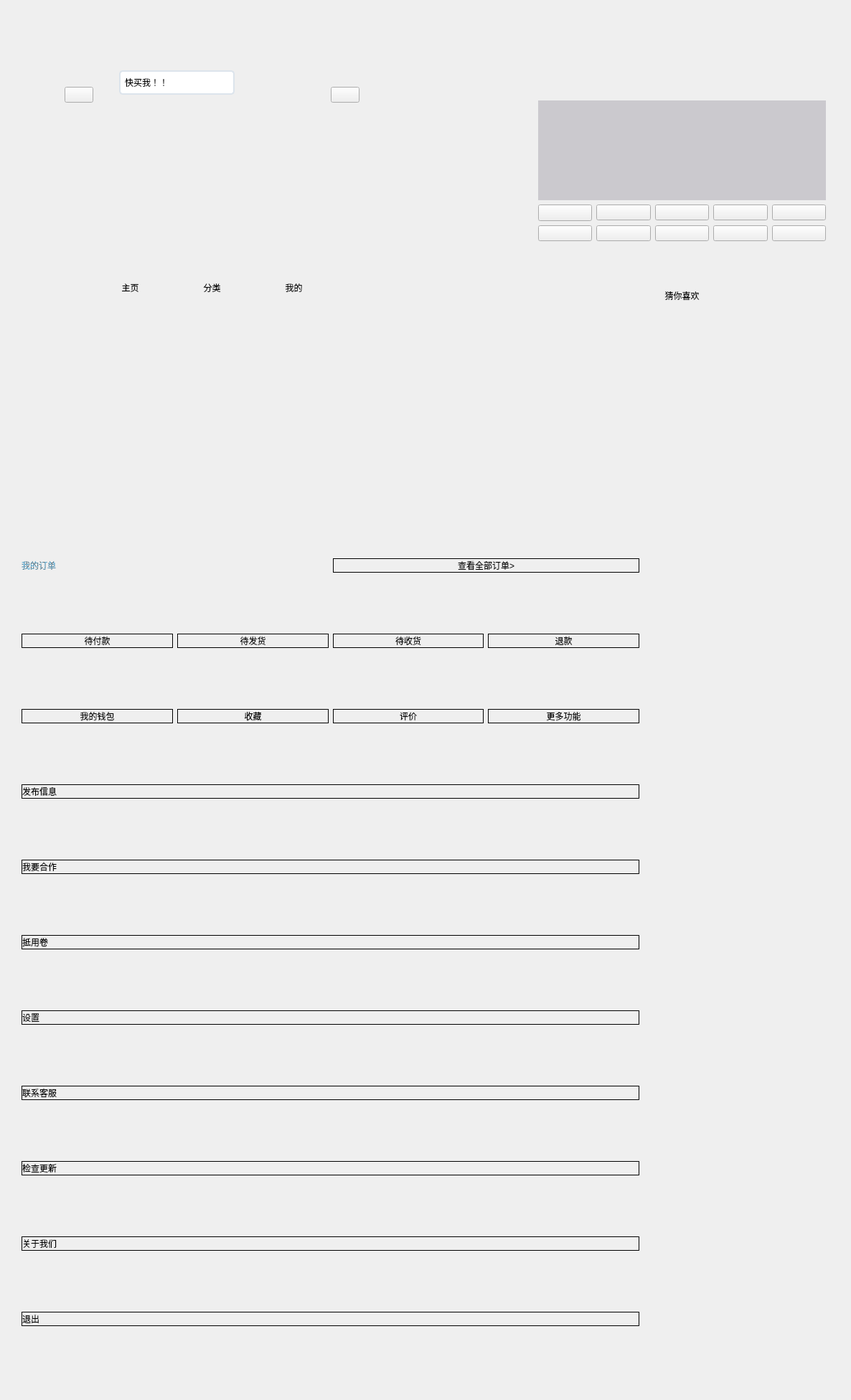
<?xml version="1.0" encoding="UTF-8"?>
<ui version="4.0">
 <class>Interface</class>
 <widget class="QWidget" name="Interface">
  <property name="geometry">
   <rect>
    <x>0</x>
    <y>0</y>
    <width>1186</width>
    <height>1951</height>
   </rect>
  </property>
  <property name="windowTitle">
   <string>Form</string>
  </property>
  <property name="styleSheet">
   <string notr="true">
QScrollBar:vertical {
      border: none;
 	  background-color: rgba(255, 255, 255);
      width: 4px;
      margin: 0px 0 0px 0;
  }
  QScrollBar::handle:vertical {
	 border: none;
     border-radius:2px;
      background: rgba(154, 154, 154, 150);
      min-height: 15px;
  }
QScrollBar::sub-line:vertical {
      border: none;
      height: 0px;
      subcontrol-position: top;
      subcontrol-origin: margin;
  }
QScrollBar::add-line:vertical {
      border: none;
      height: 0px;
      subcontrol-position: bottom;
      subcontrol-origin: margin;
  }
  QScrollBar::up-arrow:vertical, QScrollBar::down-arrow:vertical {
	border:none;
      width: 0px;
      height: 0px;
  }
  QScrollBar::add-page:vertical, QScrollBar::sub-page:vertical {
      background: none;
  }

</string>
  </property>
  <widget class="QWidget" name="verticalLayoutWidget">
   <property name="geometry">
    <rect>
     <x>90</x>
     <y>50</y>
     <width>411</width>
     <height>361</height>
    </rect>
   </property>
   <layout class="QVBoxLayout" name="verticalLayout">
    <item>
     <layout class="QHBoxLayout" name="horizontalLayout_9">
      <item>
       <widget class="QPushButton" name="Logo">
        <property name="styleSheet">
         <string notr="true">border-image: url(:/ICON/picture/lianxiren.ico);</string>
        </property>
        <property name="text">
         <string/>
        </property>
       </widget>
      </item>
      <item>
       <widget class="QStackedWidget" name="ChangHeadStackWidget">
        <property name="currentIndex">
         <number>0</number>
        </property>
        <widget class="QWidget" name="SearchHead">
         <widget class="QWidget" name="horizontalLayoutWidget_4">
          <property name="geometry">
           <rect>
            <x>30</x>
            <y>0</y>
            <width>161</width>
            <height>131</height>
           </rect>
          </property>
          <layout class="QHBoxLayout" name="horizontalLayout_7">
           <item>
            <widget class="QPushButton" name="SearchBt">
             <property name="focusPolicy">
              <enum>Qt::NoFocus</enum>
             </property>
             <property name="styleSheet">
              <string notr="true">border-style:none;padding:6px;border-radius:5px;border:2px solid #DCE4EC;
text-align:left;
background-color: rgb(255, 255, 255);
</string>
             </property>
             <property name="text">
              <string>快买我！！</string>
             </property>
            </widget>
           </item>
          </layout>
         </widget>
        </widget>
        <widget class="QWidget" name="LabelStackWidget">
         <widget class="QWidget" name="verticalLayoutWidget_4">
          <property name="geometry">
           <rect>
            <x>20</x>
            <y>10</y>
            <width>160</width>
            <height>41</height>
           </rect>
          </property>
          <layout class="QVBoxLayout" name="verticalLayout_7">
           <item>
            <widget class="QLabel" name="label_4">
             <property name="styleSheet">
              <string notr="true">font: 75 14pt &quot;Segoe Print&quot;;</string>
             </property>
             <property name="text">
              <string>生活近距离</string>
             </property>
             <property name="alignment">
              <set>Qt::AlignCenter</set>
             </property>
            </widget>
           </item>
          </layout>
         </widget>
        </widget>
       </widget>
      </item>
      <item>
       <widget class="QPushButton" name="Other">
        <property name="styleSheet">
         <string notr="true">border-image: url(:/ICON/picture/xiaoxi.ico);</string>
        </property>
        <property name="text">
         <string/>
        </property>
       </widget>
      </item>
     </layout>
    </item>
    <item>
     <layout class="QVBoxLayout" name="verticalLayout_4">
      <item>
       <widget class="QStackedWidget" name="stackedWidget">
        <property name="styleSheet">
         <string notr="true"/>
        </property>
        <property name="currentIndex">
         <number>0</number>
        </property>
        <widget class="QWidget" name="page">
         <property name="styleSheet">
          <string notr="true"/>
         </property>
        </widget>
        <widget class="QWidget" name="page_2"/>
        <widget class="QWidget" name="page_3">
         <widget class="QWidget" name="horizontalLayoutWidget_3">
          <property name="geometry">
           <rect>
            <x>40</x>
            <y>20</y>
            <width>321</width>
            <height>391</height>
           </rect>
          </property>
          <layout class="QHBoxLayout" name="horizontalLayout_3">
           <item>
            <layout class="QVBoxLayout" name="verticalLayout_6">
             <item>
              <widget class="QPushButton" name="pushButton_9">
               <property name="text">
                <string>农业类</string>
               </property>
              </widget>
             </item>
             <item>
              <widget class="QPushButton" name="pushButton_14">
               <property name="text">
                <string>兼职</string>
               </property>
              </widget>
             </item>
             <item>
              <widget class="QPushButton" name="pushButton_8">
               <property name="text">
                <string>物品交换</string>
               </property>
              </widget>
             </item>
             <item>
              <widget class="QPushButton" name="pushButton_15">
               <property name="text">
                <string>服装</string>
               </property>
              </widget>
             </item>
            </layout>
           </item>
           <item>
            <widget class="QStackedWidget" name="stackedWidget_2">
             <property name="currentIndex">
              <number>0</number>
             </property>
             <widget class="QWidget" name="page_4">
              <widget class="QWidget" name="gridLayoutWidget_2">
               <property name="geometry">
                <rect>
                 <x>40</x>
                 <y>50</y>
                 <width>322</width>
                 <height>281</height>
                </rect>
               </property>
               <layout class="QGridLayout" name="gridLayout_2">
                <item row="1" column="0" colspan="2">
                 <layout class="QHBoxLayout" name="horizontalLayout_4">
                  <item>
                   <widget class="QPushButton" name="pushButton_16">
                    <property name="text">
                     <string>菠菜</string>
                    </property>
                   </widget>
                  </item>
                  <item>
                   <widget class="QPushButton" name="pushButton_17">
                    <property name="text">
                     <string>玉米</string>
                    </property>
                   </widget>
                  </item>
                  <item>
                   <widget class="QPushButton" name="pushButton_18">
                    <property name="text">
                     <string>红薯</string>
                    </property>
                   </widget>
                  </item>
                 </layout>
                </item>
                <item row="3" column="0" colspan="2">
                 <layout class="QGridLayout" name="gridLayout_3">
                  <item row="0" column="0">
                   <widget class="QPushButton" name="pushButton_19">
                    <property name="text">
                     <string>PushButton</string>
                    </property>
                   </widget>
                  </item>
                  <item row="0" column="1">
                   <widget class="QPushButton" name="pushButton_20">
                    <property name="text">
                     <string>PushButton</string>
                    </property>
                   </widget>
                  </item>
                  <item row="1" column="2">
                   <widget class="QPushButton" name="pushButton_24">
                    <property name="text">
                     <string>PushButton</string>
                    </property>
                   </widget>
                  </item>
                  <item row="1" column="1">
                   <widget class="QPushButton" name="pushButton_23">
                    <property name="text">
                     <string>PushButton</string>
                    </property>
                   </widget>
                  </item>
                  <item row="1" column="0">
                   <widget class="QPushButton" name="pushButton_22">
                    <property name="text">
                     <string>PushButton</string>
                    </property>
                   </widget>
                  </item>
                  <item row="2" column="0">
                   <widget class="QPushButton" name="pushButton_25">
                    <property name="text">
                     <string>PushButton</string>
                    </property>
                   </widget>
                  </item>
                  <item row="0" column="2">
                   <widget class="QPushButton" name="pushButton_21">
                    <property name="text">
                     <string>PushButton</string>
                    </property>
                   </widget>
                  </item>
                  <item row="2" column="2">
                   <widget class="QPushButton" name="pushButton_27">
                    <property name="text">
                     <string>PushButton</string>
                    </property>
                   </widget>
                  </item>
                  <item row="2" column="1">
                   <widget class="QPushButton" name="pushButton_26">
                    <property name="text">
                     <string>PushButton</string>
                    </property>
                   </widget>
                  </item>
                  <item row="0" column="3">
                   <widget class="QPushButton" name="pushButton_28">
                    <property name="text">
                     <string>PushButton</string>
                    </property>
                   </widget>
                  </item>
                  <item row="1" column="3">
                   <widget class="QPushButton" name="pushButton_29">
                    <property name="text">
                     <string>PushButton</string>
                    </property>
                   </widget>
                  </item>
                  <item row="2" column="3">
                   <widget class="QPushButton" name="pushButton_30">
                    <property name="text">
                     <string>PushButton</string>
                    </property>
                   </widget>
                  </item>
                 </layout>
                </item>
                <item row="2" column="0">
                 <widget class="QLabel" name="label_6">
                  <property name="text">
                   <string>热门分类：</string>
                  </property>
                 </widget>
                </item>
                <item row="2" column="1">
                 <widget class="QPushButton" name="pushButton_31">
                  <property name="styleSheet">
                   <string notr="true">border:none;</string>
                  </property>
                  <property name="text">
                   <string>排行榜&gt;</string>
                  </property>
                 </widget>
                </item>
                <item row="0" column="0" colspan="2">
                 <widget class="QLabel" name="label">
                  <property name="text">
                   <string>今日新鲜：</string>
                  </property>
                 </widget>
                </item>
               </layout>
              </widget>
             </widget>
             <widget class="QWidget" name="page_5"/>
             <widget class="QWidget" name="page_6"/>
             <widget class="QWidget" name="page_7"/>
            </widget>
           </item>
          </layout>
         </widget>
        </widget>
        <widget class="QWidget" name="page_8"/>
       </widget>
      </item>
     </layout>
    </item>
    <item>
     <layout class="QHBoxLayout" name="horizontalLayout">
      <item>
       <widget class="QToolButton" name="homePageBt">
        <property name="styleSheet">
         <string notr="true">border:none;
</string>
        </property>
        <property name="text">
         <string>主页</string>
        </property>
        <property name="icon">
         <iconset resource="nidaye.qrc">
          <normaloff>:/ICON/picture/home_128px_1149880_easyicon.net.ico</normaloff>:/ICON/picture/home_128px_1149880_easyicon.net.ico</iconset>
        </property>
        <property name="toolButtonStyle">
         <enum>Qt::ToolButtonTextUnderIcon</enum>
        </property>
       </widget>
      </item>
      <item>
       <widget class="QToolButton" name="recommendBt">
        <property name="styleSheet">
         <string notr="true">border:none;</string>
        </property>
        <property name="text">
         <string>分类</string>
        </property>
        <property name="icon">
         <iconset resource="nidaye.qrc">
          <normaloff>:/ICON/picture/good_128px_1150043_easyicon.net.ico</normaloff>:/ICON/picture/good_128px_1150043_easyicon.net.ico</iconset>
        </property>
        <property name="toolButtonStyle">
         <enum>Qt::ToolButtonTextUnderIcon</enum>
        </property>
       </widget>
      </item>
      <item>
       <widget class="QToolButton" name="MeBt">
        <property name="styleSheet">
         <string notr="true">border:none;</string>
        </property>
        <property name="text">
         <string>我的</string>
        </property>
        <property name="icon">
         <iconset resource="nidaye.qrc">
          <normaloff>:/ICON/picture/person_people_128px_1189669_easyicon.net.ico</normaloff>:/ICON/picture/person_people_128px_1189669_easyicon.net.ico</iconset>
        </property>
        <property name="toolButtonStyle">
         <enum>Qt::ToolButtonTextUnderIcon</enum>
        </property>
       </widget>
      </item>
     </layout>
    </item>
   </layout>
  </widget>
  <widget class="QWidget" name="verticalLayoutWidget_2">
   <property name="geometry">
    <rect>
     <x>550</x>
     <y>70</y>
     <width>61</width>
     <height>31</height>
    </rect>
   </property>
   <layout class="QVBoxLayout" name="verticalLayout_5"/>
  </widget>
  <widget class="QWidget" name="widget_3" native="true">
   <property name="geometry">
    <rect>
     <x>570</x>
     <y>120</y>
     <width>51</width>
     <height>51</height>
    </rect>
   </property>
  </widget>
  <widget class="QWidget" name="gridLayoutWidget">
   <property name="geometry">
    <rect>
     <x>750</x>
     <y>140</y>
     <width>401</width>
     <height>341</height>
    </rect>
   </property>
   <layout class="QGridLayout" name="gridLayout">
    <item row="2" column="1">
     <widget class="QPushButton" name="pushButton_4">
      <property name="styleSheet">
       <string notr="true">border-image: url(:/sucai/entertainment_solitaire_72px_547694_easyicon.net.ico);</string>
      </property>
      <property name="text">
       <string/>
      </property>
     </widget>
    </item>
    <item row="1" column="4">
     <widget class="QPushButton" name="pushButton_12">
      <property name="styleSheet">
       <string notr="true">border-image: url(:/sucai/Stop_Thinking_About_Her_128px_1073132_easyicon.net.ico);</string>
      </property>
      <property name="text">
       <string/>
      </property>
     </widget>
    </item>
    <item row="2" column="0">
     <widget class="QPushButton" name="pushButton_10">
      <property name="styleSheet">
       <string notr="true">border-image: url(:/sucai/contacts_128px_1202898_easyicon.net.ico);</string>
      </property>
      <property name="text">
       <string/>
      </property>
     </widget>
    </item>
    <item row="1" column="0">
     <widget class="QPushButton" name="pushButton_3">
      <property name="minimumSize">
       <size>
        <width>0</width>
        <height>23</height>
       </size>
      </property>
      <property name="styleSheet">
       <string notr="true">border-image: url(:/sucai/Fruits_Vegetables_128px_1139668_easyicon.net.ico);</string>
      </property>
      <property name="text">
       <string/>
      </property>
     </widget>
    </item>
    <item row="1" column="2">
     <widget class="QPushButton" name="pushButton_5">
      <property name="styleSheet">
       <string notr="true">border-image: url(:/sucai/exchange_128px_1157188_easyicon.net.ico);</string>
      </property>
      <property name="text">
       <string/>
      </property>
     </widget>
    </item>
    <item row="2" column="3">
     <widget class="QPushButton" name="pushButton_11">
      <property name="styleSheet">
       <string notr="true">border-image: url(:/sucai/scenery_128px_1155521_easyicon.net.ico);</string>
      </property>
      <property name="text">
       <string/>
      </property>
     </widget>
    </item>
    <item row="2" column="2">
     <widget class="QPushButton" name="pushButton_7">
      <property name="styleSheet">
       <string notr="true">border-image: url(:/sucai/paperfly_fly_128px_1140542_easyicon.net.ico);</string>
      </property>
      <property name="text">
       <string/>
      </property>
     </widget>
    </item>
    <item row="1" column="1">
     <widget class="QPushButton" name="pushButton_2">
      <property name="styleSheet">
       <string notr="true">border-image: url(:/sucai/job_128px_1192443_easyicon.net.ico);</string>
      </property>
      <property name="text">
       <string/>
      </property>
     </widget>
    </item>
    <item row="2" column="4">
     <widget class="QPushButton" name="pushButton_13">
      <property name="styleSheet">
       <string notr="true">border-image: url(:/sucai/more_128px_1181411_easyicon.net.ico);</string>
      </property>
      <property name="text">
       <string/>
      </property>
     </widget>
    </item>
    <item row="1" column="3">
     <widget class="QPushButton" name="pushButton_6">
      <property name="styleSheet">
       <string notr="true">border-image: url(:/sucai/Study_128px_1185819_easyicon.net.ico);</string>
      </property>
      <property name="text">
       <string/>
      </property>
     </widget>
    </item>
    <item row="3" column="0" colspan="5">
     <widget class="QLabel" name="label_2">
      <property name="text">
       <string>猜你喜欢</string>
      </property>
      <property name="alignment">
       <set>Qt::AlignCenter</set>
      </property>
     </widget>
    </item>
    <item row="0" column="0" colspan="5">
     <widget class="QWidget" name="widget_Stackedwidget" native="true">
      <property name="styleSheet">
       <string notr="true">background-color: rgb(203, 201, 206);
</string>
      </property>
      <widget class="QWidget" name="verticalLayoutWidget_5">
       <property name="geometry">
        <rect>
         <x>40</x>
         <y>30</y>
         <width>331</width>
         <height>91</height>
        </rect>
       </property>
       <layout class="QVBoxLayout" name="verticalLayout_8">
        <item>
         <widget class="QStackedWidget" name="stackedWidget_3">
          <property name="styleSheet">
           <string notr="true"/>
          </property>
          <property name="currentIndex">
           <number>6</number>
          </property>
          <widget class="QWidget" name="page_9">
           <property name="styleSheet">
            <string notr="true">#page_9{border-image: url(:/FengjingPicture/timg.jpg);}</string>
           </property>
          </widget>
          <widget class="QWidget" name="page_10">
           <property name="styleSheet">
            <string notr="true">#page_10{border-image: url(:/FengjingPicture/timg (1).jpg);}</string>
           </property>
          </widget>
          <widget class="QWidget" name="page_11">
           <property name="styleSheet">
            <string notr="true">#page_11{border-image: url(:/FengjingPicture/timg (2).jpg);}</string>
           </property>
          </widget>
          <widget class="QWidget" name="page_12">
           <property name="styleSheet">
            <string notr="true">#page_12{border-image: url(:/FengjingPicture/timg (3).jpg);}</string>
           </property>
          </widget>
          <widget class="QWidget" name="page_13">
           <property name="styleSheet">
            <string notr="true">#page_13{border-image: url(:/FengjingPicture/timg (4).jpg);}</string>
           </property>
          </widget>
          <widget class="QWidget" name="page_14">
           <property name="styleSheet">
            <string notr="true">#page_14{border-image: url(:/FengjingPicture/timg (5).jpg);}</string>
           </property>
          </widget>
          <widget class="QWidget" name="page_15">
           <property name="styleSheet">
            <string notr="true">#page_15{border-image: url(:/FengjingPicture/timg (6).jpg);}</string>
           </property>
          </widget>
         </widget>
        </item>
       </layout>
      </widget>
     </widget>
    </item>
   </layout>
  </widget>
  <widget class="QWidget" name="verticalLayoutWidget_3">
   <property name="geometry">
    <rect>
     <x>550</x>
     <y>190</y>
     <width>81</width>
     <height>80</height>
    </rect>
   </property>
   <layout class="QVBoxLayout" name="SclloAreaPage_2verticalLayout"/>
  </widget>
  <widget class="QWidget" name="Page2_Widget" native="true">
   <property name="geometry">
    <rect>
     <x>550</x>
     <y>280</y>
     <width>71</width>
     <height>80</height>
    </rect>
   </property>
  </widget>
  <widget class="QWidget" name="gridLayoutWidget_3">
   <property name="geometry">
    <rect>
     <x>30</x>
     <y>600</y>
     <width>861</width>
     <height>1331</height>
    </rect>
   </property>
   <layout class="QGridLayout" name="gridLayout_4">
    <item row="7" column="0" colspan="2">
     <widget class="QPushButton" name="pushButton_32">
      <property name="styleSheet">
       <string notr="true">border:1px solid black;
text-align:left</string>
      </property>
      <property name="text">
       <string>抵用卷</string>
      </property>
      <property name="icon">
       <iconset resource="nidaye.qrc">
        <normaloff>:/美工按钮专用图/抵用券.png</normaloff>:/美工按钮专用图/抵用券.png</iconset>
      </property>
      <property name="iconSize">
       <size>
        <width>100</width>
        <height>100</height>
       </size>
      </property>
     </widget>
    </item>
    <item row="2" column="0" colspan="2">
     <layout class="QHBoxLayout" name="horizontalLayout_5">
      <item>
       <widget class="QPushButton" name="pushButton">
        <property name="styleSheet">
         <string notr="true">border:1px solid black;</string>
        </property>
        <property name="text">
         <string>待付款</string>
        </property>
        <property name="icon">
         <iconset resource="nidaye.qrc">
          <normaloff>:/美工按钮专用图/待付款 (1).png</normaloff>:/美工按钮专用图/待付款 (1).png</iconset>
        </property>
        <property name="iconSize">
         <size>
          <width>85</width>
          <height>85</height>
         </size>
        </property>
       </widget>
      </item>
      <item>
       <widget class="QPushButton" name="pushButton_33">
        <property name="styleSheet">
         <string notr="true">border:1px solid black;</string>
        </property>
        <property name="text">
         <string>待发货</string>
        </property>
        <property name="icon">
         <iconset resource="nidaye.qrc">
          <normaloff>:/美工按钮专用图/待发货.png</normaloff>:/美工按钮专用图/待发货.png</iconset>
        </property>
        <property name="iconSize">
         <size>
          <width>85</width>
          <height>85</height>
         </size>
        </property>
       </widget>
      </item>
      <item>
       <widget class="QPushButton" name="pushButton_34">
        <property name="styleSheet">
         <string notr="true">border:1px solid black;</string>
        </property>
        <property name="text">
         <string>待收货</string>
        </property>
        <property name="icon">
         <iconset resource="nidaye.qrc">
          <normaloff>:/美工按钮专用图/待发货 (1).png</normaloff>:/美工按钮专用图/待发货 (1).png</iconset>
        </property>
        <property name="iconSize">
         <size>
          <width>85</width>
          <height>85</height>
         </size>
        </property>
       </widget>
      </item>
      <item>
       <widget class="QPushButton" name="pushButton_36">
        <property name="styleSheet">
         <string notr="true">border:1px solid black;</string>
        </property>
        <property name="text">
         <string>退款</string>
        </property>
        <property name="icon">
         <iconset resource="nidaye.qrc">
          <normaloff>:/美工按钮专用图/退款.png</normaloff>:/美工按钮专用图/退款.png</iconset>
        </property>
        <property name="iconSize">
         <size>
          <width>85</width>
          <height>85</height>
         </size>
        </property>
       </widget>
      </item>
     </layout>
    </item>
    <item row="12" column="0" colspan="2">
     <widget class="QPushButton" name="AboutAS">
      <property name="styleSheet">
       <string notr="true">border:1px solid black;
text-align:left;</string>
      </property>
      <property name="text">
       <string>关于我们</string>
      </property>
      <property name="icon">
       <iconset resource="nidaye.qrc">
        <normaloff>:/美工按钮专用图/关于我们.png</normaloff>:/美工按钮专用图/关于我们.png</iconset>
      </property>
      <property name="iconSize">
       <size>
        <width>85</width>
        <height>85</height>
       </size>
      </property>
     </widget>
    </item>
    <item row="8" column="0" colspan="2">
     <widget class="QPushButton" name="pushButton_38">
      <property name="styleSheet">
       <string notr="true">border:1px solid black;
text-align:left</string>
      </property>
      <property name="text">
       <string>设置</string>
      </property>
      <property name="icon">
       <iconset resource="nidaye.qrc">
        <normaloff>:/美工按钮专用图/设置.png</normaloff>:/美工按钮专用图/设置.png</iconset>
      </property>
      <property name="iconSize">
       <size>
        <width>100</width>
        <height>100</height>
       </size>
      </property>
     </widget>
    </item>
    <item row="13" column="0" colspan="2">
     <widget class="QPushButton" name="pushButton_39">
      <property name="styleSheet">
       <string notr="true">border:1px solid black;
text-align:left;</string>
      </property>
      <property name="text">
       <string>退出</string>
      </property>
      <property name="icon">
       <iconset resource="nidaye.qrc">
        <normaloff>:/美工按钮专用图/退出.png</normaloff>:/美工按钮专用图/退出.png</iconset>
      </property>
      <property name="iconSize">
       <size>
        <width>85</width>
        <height>85</height>
       </size>
      </property>
     </widget>
    </item>
    <item row="6" column="0" colspan="2">
     <widget class="QPushButton" name="pushButton_40">
      <property name="styleSheet">
       <string notr="true">border:1px solid black;
text-align:left</string>
      </property>
      <property name="text">
       <string>我要合作</string>
      </property>
      <property name="icon">
       <iconset resource="nidaye.qrc">
        <normaloff>:/美工按钮专用图/我的合作.png</normaloff>:/美工按钮专用图/我的合作.png</iconset>
      </property>
      <property name="iconSize">
       <size>
        <width>100</width>
        <height>100</height>
       </size>
      </property>
     </widget>
    </item>
    <item row="4" column="0" colspan="2">
     <layout class="QHBoxLayout" name="horizontalLayout_6">
      <item>
       <widget class="QPushButton" name="pushButton_41">
        <property name="styleSheet">
         <string notr="true">border:1px solid black;</string>
        </property>
        <property name="text">
         <string>我的钱包</string>
        </property>
        <property name="icon">
         <iconset resource="nidaye.qrc">
          <normaloff>:/美工按钮专用图/钱包.png</normaloff>:/美工按钮专用图/钱包.png</iconset>
        </property>
        <property name="iconSize">
         <size>
          <width>100</width>
          <height>100</height>
         </size>
        </property>
       </widget>
      </item>
      <item>
       <widget class="QPushButton" name="pushButton_42">
        <property name="styleSheet">
         <string notr="true">border:1px solid black;</string>
        </property>
        <property name="text">
         <string>收藏</string>
        </property>
        <property name="icon">
         <iconset resource="nidaye.qrc">
          <normaloff>:/美工按钮专用图/收藏-收藏.png</normaloff>:/美工按钮专用图/收藏-收藏.png</iconset>
        </property>
        <property name="iconSize">
         <size>
          <width>100</width>
          <height>100</height>
         </size>
        </property>
       </widget>
      </item>
      <item>
       <widget class="QPushButton" name="pushButton_43">
        <property name="styleSheet">
         <string notr="true">border:1px solid black;</string>
        </property>
        <property name="text">
         <string>评价</string>
        </property>
        <property name="icon">
         <iconset resource="nidaye.qrc">
          <normaloff>:/美工按钮专用图/评价.png</normaloff>:/美工按钮专用图/评价.png</iconset>
        </property>
        <property name="iconSize">
         <size>
          <width>100</width>
          <height>100</height>
         </size>
        </property>
       </widget>
      </item>
      <item>
       <widget class="QPushButton" name="pushButton_44">
        <property name="styleSheet">
         <string notr="true">border:1px solid black;</string>
        </property>
        <property name="text">
         <string>更多功能</string>
        </property>
        <property name="icon">
         <iconset resource="nidaye.qrc">
          <normaloff>:/美工按钮专用图/更多.png</normaloff>:/美工按钮专用图/更多.png</iconset>
        </property>
        <property name="iconSize">
         <size>
          <width>100</width>
          <height>100</height>
         </size>
        </property>
       </widget>
      </item>
     </layout>
    </item>
    <item row="9" column="0" colspan="2">
     <widget class="QPushButton" name="pushButton_45">
      <property name="styleSheet">
       <string notr="true">border:1px solid black;
text-align:left</string>
      </property>
      <property name="text">
       <string>联系客服</string>
      </property>
      <property name="icon">
       <iconset resource="nidaye.qrc">
        <normaloff>:/美工按钮专用图/联系客服－联系客服.png</normaloff>:/美工按钮专用图/联系客服－联系客服.png</iconset>
      </property>
      <property name="iconSize">
       <size>
        <width>100</width>
        <height>100</height>
       </size>
      </property>
     </widget>
    </item>
    <item row="1" column="1">
     <widget class="QPushButton" name="pushButton_46">
      <property name="styleSheet">
       <string notr="true">border:1px solid black;
</string>
      </property>
      <property name="text">
       <string>查看全部订单&gt;</string>
      </property>
     </widget>
    </item>
    <item row="1" column="0">
     <widget class="QLabel" name="label_3">
      <property name="styleSheet">
       <string notr="true">color: qradialgradient(spread:repeat, cx:0.5, cy:0.5, radius:0.077, fx:0.5, fy:0.5, stop:0 rgba(0, 169, 255, 147), stop:0.497326 rgba(0, 0, 0, 147), stop:1 rgba(0, 169, 255, 147));</string>
      </property>
      <property name="text">
       <string>我的订单</string>
      </property>
     </widget>
    </item>
    <item row="11" column="0" colspan="2">
     <widget class="QPushButton" name="pushButton_47">
      <property name="styleSheet">
       <string notr="true">border:1px solid black;
text-align:left;</string>
      </property>
      <property name="text">
       <string>检查更新</string>
      </property>
      <property name="icon">
       <iconset resource="nidaye.qrc">
        <normaloff>:/美工按钮专用图/检查更新.png</normaloff>:/美工按钮专用图/检查更新.png</iconset>
      </property>
      <property name="iconSize">
       <size>
        <width>100</width>
        <height>100</height>
       </size>
      </property>
     </widget>
    </item>
    <item row="5" column="0" colspan="2">
     <widget class="QPushButton" name="PostYourWant">
      <property name="styleSheet">
       <string notr="true">border:1px solid black;
text-align:left</string>
      </property>
      <property name="text">
       <string>发布信息</string>
      </property>
      <property name="icon">
       <iconset resource="nidaye.qrc">
        <normaloff>:/美工按钮专用图/发布.png</normaloff>:/美工按钮专用图/发布.png</iconset>
      </property>
      <property name="iconSize">
       <size>
        <width>100</width>
        <height>100</height>
       </size>
      </property>
     </widget>
    </item>
    <item row="0" column="0" colspan="2">
     <widget class="QPushButton" name="SetUserAccount">
      <property name="styleSheet">
       <string notr="true">border:none;</string>
      </property>
      <property name="text">
       <string/>
      </property>
      <property name="icon">
       <iconset resource="nidaye.qrc">
        <normaloff>:/美工按钮专用图/我.png</normaloff>:/美工按钮专用图/我.png</iconset>
      </property>
      <property name="iconSize">
       <size>
        <width>200</width>
        <height>200</height>
       </size>
      </property>
     </widget>
    </item>
   </layout>
  </widget>
  <widget class="QWidget" name="layoutWidget">
   <property name="geometry">
    <rect>
     <x>790</x>
     <y>120</y>
     <width>329</width>
     <height>16</height>
    </rect>
   </property>
   <layout class="QHBoxLayout" name="horizontalLayout_8"/>
  </widget>
  <zorder>verticalLayoutWidget_2</zorder>
  <zorder>widget_3</zorder>
  <zorder>gridLayoutWidget</zorder>
  <zorder>verticalLayoutWidget_3</zorder>
  <zorder>Page2_Widget</zorder>
  <zorder>gridLayoutWidget_3</zorder>
  <zorder>verticalLayoutWidget</zorder>
  <zorder>layoutWidget</zorder>
 </widget>
 <resources>
  <include location="nidaye.qrc"/>
 </resources>
 <connections/>
</ui>
